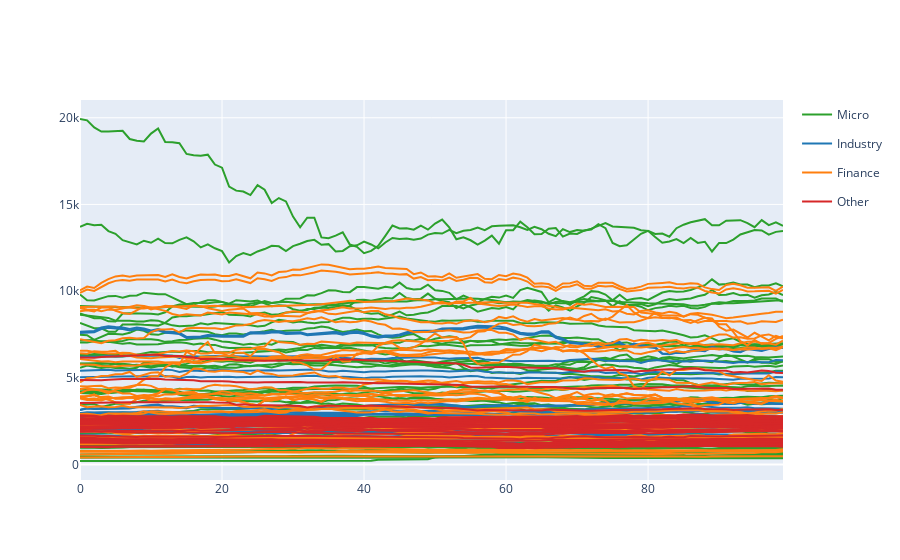

Notebook source saved alongside this figure:
### Code cell
# fixed colors for four domains
color_map = {
    "Industry": "#1f77b4",
    "Finance":  "#ff7f0e",
    "Micro":    "#2ca02c",
    "Other":    "#d62728"
}

fig = go.Figure()

for dom in df_long.domain.unique():
    df_domain = df_long.loc[df_long.domain == dom]
    for idx, item in enumerate(df_domain.item_id.unique()):
        df_id = df_domain.loc[df_domain.item_id == item].sort_values(by="TimeIndex")
        fig.add_trace(
            go.Scatter(
                x=df_id.TimeIndex,
                y=df_id.Target,
                mode='lines',
                name=dom,
                legendgroup=dom,
                showlegend=(idx == 0),
                line=dict(color=color_map.get(dom, "#7f7f7f"))
            )
        )

fig.show()
